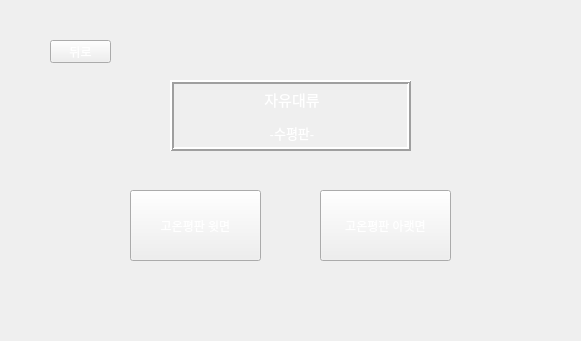
<?xml version="1.0" encoding="UTF-8"?>
<ui version="4.0">
 <class>Form</class>
 <widget class="QWidget" name="Form">
  <property name="geometry">
   <rect>
    <x>0</x>
    <y>0</y>
    <width>581</width>
    <height>341</height>
   </rect>
  </property>
  <property name="minimumSize">
   <size>
    <width>581</width>
    <height>341</height>
   </size>
  </property>
  <property name="maximumSize">
   <size>
    <width>581</width>
    <height>341</height>
   </size>
  </property>
  <property name="windowTitle">
   <string>Form</string>
  </property>
  <property name="styleSheet">
   <string notr="true">background-image: url(:/background/하얀거.png);</string>
  </property>
  <widget class="QPushButton" name="pushButton">
   <property name="geometry">
    <rect>
     <x>50</x>
     <y>40</y>
     <width>61</width>
     <height>23</height>
    </rect>
   </property>
   <property name="styleSheet">
    <string notr="true">QPushButton {
color: qlineargradient(spread:pad, x1:0, y1:1, x2:1, y2:0, stop:0 rgba(255, 255, 255, 255), stop:1 rgba(255, 255, 255, 255));
background-image: url(:/background/버튼2.png);
font: 10pt &quot;맑은 고딕&quot;;
}
QPushButton:hover{
border-image: url(:/background/버튼클릭2.png);
}</string>
   </property>
   <property name="text">
    <string>뒤로</string>
   </property>
  </widget>
  <widget class="QPushButton" name="pushButton_2">
   <property name="geometry">
    <rect>
     <x>130</x>
     <y>190</y>
     <width>131</width>
     <height>71</height>
    </rect>
   </property>
   <property name="styleSheet">
    <string notr="true">QPushButton {
color: qlineargradient(spread:pad, x1:0, y1:1, x2:1, y2:0, stop:0 rgba(255, 255, 255, 255), stop:1 rgba(255, 255, 255, 255));
background-image: url(:/background/버튼2.png);
font: 10pt &quot;맑은 고딕&quot;;
}
QPushButton:hover{
border-image: url(:/background/버튼클릭2.png);
}</string>
   </property>
   <property name="text">
    <string>고온평판 윗면</string>
   </property>
  </widget>
  <widget class="QPushButton" name="pushButton_3">
   <property name="geometry">
    <rect>
     <x>320</x>
     <y>190</y>
     <width>131</width>
     <height>71</height>
    </rect>
   </property>
   <property name="styleSheet">
    <string notr="true">QPushButton {
color: qlineargradient(spread:pad, x1:0, y1:1, x2:1, y2:0, stop:0 rgba(255, 255, 255, 255), stop:1 rgba(255, 255, 255, 255));
background-image: url(:/background/버튼2.png);
font: 10pt &quot;맑은 고딕&quot;;
}
QPushButton:hover{
border-image: url(:/background/버튼클릭2.png);
}</string>
   </property>
   <property name="text">
    <string>고온평판 아랫면</string>
   </property>
  </widget>
  <widget class="QLabel" name="label_9">
   <property name="geometry">
    <rect>
     <x>0</x>
     <y>0</y>
     <width>581</width>
     <height>341</height>
    </rect>
   </property>
   <property name="styleSheet">
    <string notr="true">image: url(:/background/배경2.png);</string>
   </property>
   <property name="text">
    <string/>
   </property>
  </widget>
  <widget class="QLabel" name="label_13">
   <property name="geometry">
    <rect>
     <x>170</x>
     <y>80</y>
     <width>241</width>
     <height>71</height>
    </rect>
   </property>
   <property name="styleSheet">
    <string notr="true">font: 10pt &quot;맑은 고딕&quot;;
color: rgb(255, 255, 255);
background-image: url(:/background/버튼2.png);</string>
   </property>
   <property name="frameShape">
    <enum>QFrame::Box</enum>
   </property>
   <property name="frameShadow">
    <enum>QFrame::Raised</enum>
   </property>
   <property name="lineWidth">
    <number>2</number>
   </property>
   <property name="text">
    <string>&lt;!DOCTYPE HTML PUBLIC &quot;-//W3C//DTD HTML 4.0//EN&quot; &quot;http://www.w3.org/TR/REC-html40/strict.dtd&quot;&gt;
&lt;html&gt;&lt;head&gt;&lt;meta name=&quot;qrichtext&quot; content=&quot;1&quot; /&gt;&lt;style type=&quot;text/css&quot;&gt;
p, li { white-space: pre-wrap; }
&lt;/style&gt;&lt;/head&gt;&lt;body style=&quot; font-family:'맑은 고딕'; font-size:10pt; font-weight:400; font-style:normal;&quot;&gt;
&lt;p align=&quot;center&quot; style=&quot; margin-top:12px; margin-bottom:12px; margin-left:0px; margin-right:0px; -qt-block-indent:0; text-indent:0px;&quot;&gt;&lt;span style=&quot; font-size:11pt;&quot;&gt;자유대류&lt;/span&gt;&lt;/p&gt;
&lt;p align=&quot;center&quot; style=&quot; margin-top:12px; margin-bottom:12px; margin-left:0px; margin-right:0px; -qt-block-indent:0; text-indent:0px;&quot;&gt;-수평판-&lt;/p&gt;&lt;/body&gt;&lt;/html&gt;</string>
   </property>
   <property name="buddy">
    <cstring>pushButton</cstring>
   </property>
  </widget>
  <zorder>label_9</zorder>
  <zorder>pushButton</zorder>
  <zorder>pushButton_2</zorder>
  <zorder>pushButton_3</zorder>
  <zorder>label_13</zorder>
 </widget>
 <resources>
  <include location="../resource/resources.qrc"/>
 </resources>
 <connections/>
</ui>
